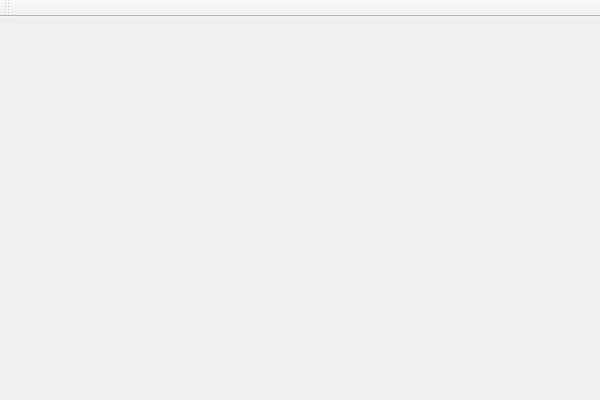
<?xml version="1.0" encoding="UTF-8"?>
<ui version="4.0">
 <class>PainterWidgetClass</class>
 <widget class="QMainWindow" name="PainterWidgetClass">
  <property name="geometry">
   <rect>
    <x>0</x>
    <y>0</y>
    <width>600</width>
    <height>400</height>
   </rect>
  </property>
  <property name="windowTitle">
   <string>PainterWidget</string>
  </property>
  <widget class="QWidget" name="centralWidget">
   <widget class="QLabel" name="labelImage">
    <property name="geometry">
     <rect>
      <x>10</x>
      <y>0</y>
      <width>581</width>
      <height>361</height>
     </rect>
    </property>
    <property name="text">
     <string/>
    </property>
   </widget>
  </widget>
  <widget class="QToolBar" name="mainToolBar">
   <attribute name="toolBarArea">
    <enum>TopToolBarArea</enum>
   </attribute>
   <attribute name="toolBarBreak">
    <bool>false</bool>
   </attribute>
  </widget>
 </widget>
 <layoutdefault spacing="6" margin="11"/>
 <resources/>
 <connections/>
</ui>
